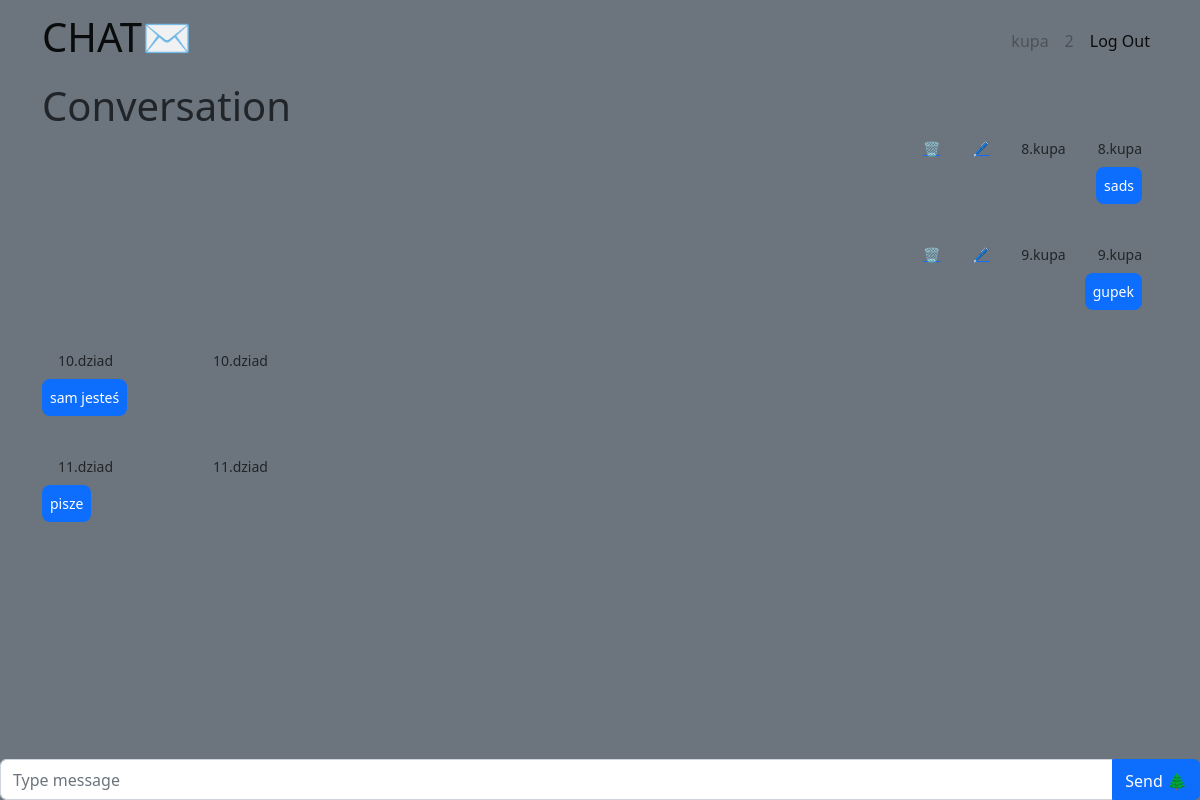
Page /conv/6 (signed in) on the committed database.
### tables this page shows
CREATE TABLE user (
    id INTEGER PRIMARY KEY AUTOINCREMENT,
    nickname TEXT UNIQUE NOT NULL,
    username TEXT UNIQUE NOT NULL,
    password TEXT NOT NULL
);

CREATE TABLE message (
    id INTEGER PRIMARY KEY AUTOINCREMENT,
    author TEXT NOT NULL,
    value TEXT NOT NULL,
    date DATETIME NOT NULL,
    conv INTEGER
);

### chat/conv.py (the view, shortened to what this page needs)
@bp.route('/conv/<id>', methods=('GET', 'POST'))
@login_required
def conversation(id):
    db = get_db()
    messages = []
    try:
        messages = db.execute(
            f'SELECT * FROM message WHERE conv = {id}'
        ).fetchall()
        messages = messages[-50:]
        messages = [{k: item[k] for k in item.keys()} for item in messages]
    except Exception:
        pass
    for i in messages:
        i['date'] = datetime.strptime(i['date'], "%Y-%m-%d %H:%M:%S.%f")
        if i['date'] + timedelta(days=1) < datetime.now():
            i['date'] = datetime.strftime(i['date'], "%Y-%m-%d %H:%M")
        else:
            i['date'] = datetime.strftime(i['date'], "%H:%M")
        print(i['date'])
    user = -1
    uid = g.user['id']
    try:
        item = messages[-1]
        t = item['cuser']
        if item['cuser'] == uid:
            t = item['suser']
        user = db.execute(
                f'SELECT nickname FROM user WHERE id = {t}'
        ).fetchall()
        user = user[0]['nickname']
    except Exception:
        pass
    return render_template('chat/conversation.html', messages = messages, user=user, conv=id)

### chat/auth.py (called while the page is built)
@bp.before_app_request
def load_logged_in_user():
    user_id = session.get('user_id')
    if user_id is None:
        g.user = None
    else:
        g.user = get_db().execute(
            'SELECT * FROM user WHERE id = ?', (user_id,)
        ).fetchone()

def login_required(view):
    @functools.wraps(view)
    def wrapped_view(**kwargs):
        if g.user is None:
            return redirect(url_for('auth.login'))
        return view(**kwargs)
    return wrapped_view

### chat/db.py (called while the page is built)
def get_db():
    if 'db' not in g:
        g.db = sqlite3.connect(
            current_app.config['DATABASE'],
            detect_types=sqlite3.PARSE_DECLTYPES
        )
        g.db.row_factory = sqlite3.Row
    return g.db

### chat/templates/chat/conversation.html (shortened to what this page needs)
{% extends 'base.html' %}
{% block header %}
<h1>{% block title %}Conversation{% endblock %}</h1>
{% endblock %}
{% block content %}
<div class="row d-flex justify-content-center">
  {% for msg in messages %}
  <div class="d-flex {% if msg['author'] == g.user['nickname'] %}justify-content-end {% else %} justify-content-start{% endif %}">
    {% if msg['author'] == g.user['nickname'] %}
    <p class="small px-3 mb-1 text-muted">{{ msg['date'] }}</p>
      {% if msg['author'] == g.user['nickname'] %}
        <a class="small px-3 mb-1 card-link" href="{{ url_for('conv.delete', conv=conv, id=msg['id']) }}">🗑</a>
        <a class=" small px-3 mb-1 card-link" href="{{ url_for('conv.edit', conv=conv, id=msg['id']) }}">🖊</a>
      {% endif %}
    <p class="small px-3 mb-1">{{ msg['id'] }}.{{ msg['author'] }}</p>
    {% else %}
    <p class="small px-3 mb-1">{{ msg['id'] }}.{{ msg['author'] }}</p>
    <p class="small px-3 mb-1 text-muted">{{ msg['date'] }}</p>
    {% endif %}
    <p class="small px-3 mb-1">{{ msg['id'] }}.{{ msg['author'] }}</p>
  </div>
  <div
    class="d-flex flex-row {% if msg['author'] == g.user['nickname'] %}justify-content-end {% else %} justify-content-start{% endif %} mb-4 pt-1">
    <div>
      <p class="small p-2 me-3 mb-3 text-white rounded-3 {% if msg['author'] == g.user['nickname'] %}bg-primary {% else %} bg-primary{% endif %}">{{ msg['value'] }}</p>
    </div>
  </div>
  {% endfor %}
  </div>
  <form method="post" class="fixed-bottom">
    <div class="input-group mb-0">
      <input name="message" id="message" class="form-control" placeholder="Type message" value="{{ request.form['message'] }}" required></input>
      <button class="btn btn-primary" type="submit" id="button-addon2" style="padding-top: .55rem;">
        Send 🌲
      </button>
    </div>
  </form>
{% endblock %}

### chat/templates/base.html (shortened to what this page needs)
<!doctype html>
<head>
  <link href="https://cdn.jsdelivr.net/npm/bootstrap@5.2.3/dist/css/bootstrap.min.css" rel="stylesheet"
>
</head>
<body class="bg-secondary">
  <nav class="navbar navbar-expand sticky-top navbar-stick-top bg-secondary">
    <div class="container container-fluid">
      <a class="navbar-brand" href="{{ url_for('conv.index') }}">
        <h1>CHAT✉</h1>
      </a>
      <div class="d-flex flex-row-reverse">
        <ul class="navbar-nav">
          {% if g.user %}
          <li class="nav-item">
            <a class="nav-link disabled" aria-current="page" href="#">{{ g.user['username'] }}</a>
          </li>
          <li class="nav-item">
            <a class="nav-link disabled" href="#">{{ g.user['id'] }}</a>
          </li>
          <li class="nav-item">
            <a class="nav-link active" href="{{ url_for('auth.logout') }}">Log Out</a>
          </li>
          {% endif %}
        </ul>
      </div>
    </div>
  </nav>
  <div class="container">
    <header>
      {% block header %}{% endblock %}
    </header>
    {% block content %}{% endblock %}
  </div>
</body>

### rows in the picture
user: user.username "kupa", user.id "2"
message: id "8", author "kupa", value "sads"
message: id "9", author "kupa", value "gupek"
message: id "10", author "dziad", value "sam jesteś"
message: id "11", author "dziad", value "pisze"
